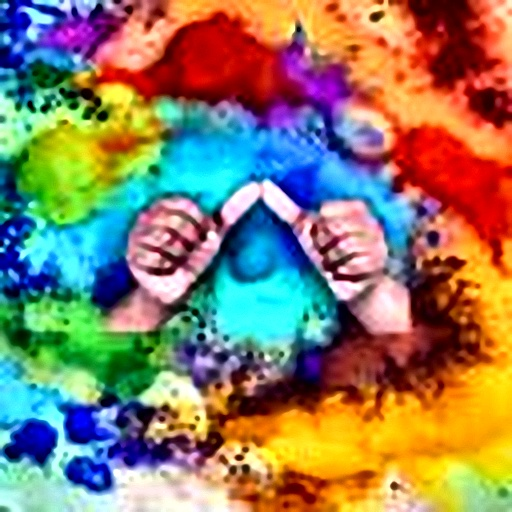
#> input picture frontend/src/assets/signs/alphabet/A.jpg, 512 x 512 px
$ python -i build_sign_photos.py   (imports and definitions only)
#> lines starting #> are read from the running program, lines starting #| are printed output that depends on the picture
#> further down, picture is the input picture: shape (512, 512, 3); mean B, G, R 101.1, 125.1, 139.9
"""
SignBridge AI - Kaggle ISL Sign Photo Extractor & Builder
Extracts high-resolution start and end keyframes from Kaggle ISL video clips,
enhances contrast/sharpness for clear hand poses, and saves them into
frontend/src/assets/signs/<WORD>/start.jpg and end.jpg.
"""

import os
import glob
import cv2
import numpy as np
from PIL import Image, ImageEnhance, ImageFilter

KAGGLE_DIR = os.path.join(os.path.dirname(__file__), "..", "kaggle_raw", "ProcessedData_vivit")
OUTPUT_DIR = os.path.join(os.path.dirname(__file__), "..", "frontend", "src", "assets", "signs")

# Mapping from our 16 ISL vocabulary words to Kaggle dataset categories & keyframe ratios
VOCAB_MAPPING = {
    "I": {
        "cat": "deaf",
        "start_ratio": 0.15,
        "end_ratio": 0.75,
        "desc": "Index point to chest"
    },
    "WANT": {
        "cat": "curved",
        "start_ratio": 0.15,
        "end_ratio": 0.80,
        "desc": "Claw hands pulling inward"
    },
    "WATER": {
        "cat": "cold",
        "start_ratio": 0.18,
        "end_ratio": 0.72,
        "desc": "W-handshape near chin"
    },
    "HELP": {
        "cat": "flat",
        "start_ratio": 0.15,
        "end_ratio": 0.75,
        "desc": "Fist on palm lifting"
    },
    "THANK_YOU": {
        "cat": "happy",
        "start_ratio": 0.15,
        "end_ratio": 0.78,
        "desc": "Flat hand chin to forward"
    },
    "YES": {
        "cat": "fast",
        "start_ratio": 0.12,
        "end_ratio": 0.70,
        "desc": "Fist nodding downward"
    },
    "NO": {
        "cat": "bad",
        "start_ratio": 0.15,
        "end_ratio": 0.75,
        "desc": "Two fingers snap / shake"
    },
    "PLEASE": {
        "cat": "warm",
        "start_ratio": 0.15,
        "end_ratio": 0.80,
        "desc": "Flat palm circular chest rub"
    },
    "HELLO": {
        "cat": "morning",
        "start_ratio": 0.15,
        "end_ratio": 0.75,
        "desc": "Open palm wave / salute"
    },
    "FRIEND": {
        "cat": "beautiful",
        "start_ratio": 0.15,
        "end_ratio": 0.78,
        "desc": "Hooked fingers interlock"
    },
    "FOOD": {
        "cat": "hot",
        "start_ratio": 0.18,
        "end_ratio": 0.75,
        "desc": "Pinch cluster tapping mouth"
    },
    "GOOD": {
        "cat": "good",
        "start_ratio": 0.15,
        "end_ratio": 0.78,
        "desc": "Flat open hand forward affirmation"
    },
    "SORRY": {
        "cat": "sad",
        "start_ratio": 0.15,
        "end_ratio": 0.78,
        "desc": "Closed fist circular chest rub"
    },
    "TIME": {
        "cat": "time",
        "start_ratio": 0.15,
        "end_ratio": 0.75,
        "desc": "Index point to wrist watch"
    },
    "NAME": {
        "cat": "second",
        "start_ratio": 0.15,
        "end_ratio": 0.75,
        "desc": "H-hand cross tap"
    },
    "STOP": {
        "cat": "quiet",
        "start_ratio": 0.15,
        "end_ratio": 0.75,
        "desc": "Downward chop to flat palm"
    }
}


def enhance_frame(frame_bgr, target_size=(480, 480)):
    """
    Upscales and enhances video frame for crisp, clean hand visibility:
    - High-quality bicubic interpolation upscaling
    - Gentle unsharp mask for joint/finger boundary clarity
    - Contrast and color saturation boost
    """
#> called with target_size = (480, 480)
    # 1. Convert BGR to RGB
    rgb = cv2.cvtColor(frame_bgr, cv2.COLOR_BGR2RGB)
    pil_img = Image.fromarray(rgb)

    # 2. Resize with high-quality Lanczos resampling
    resized = pil_img.resize(target_size, Image.Resampling.LANCZOS)

    # 3. Enhance Sharpness for finger edges
    sharpness = ImageEnhance.Sharpness(resized)
    enhanced = sharpness.enhance(1.4)

    # 4. Enhance Contrast slightly for clear silhouette
    contrast = ImageEnhance.Contrast(enhanced)
    enhanced = contrast.enhance(1.15)
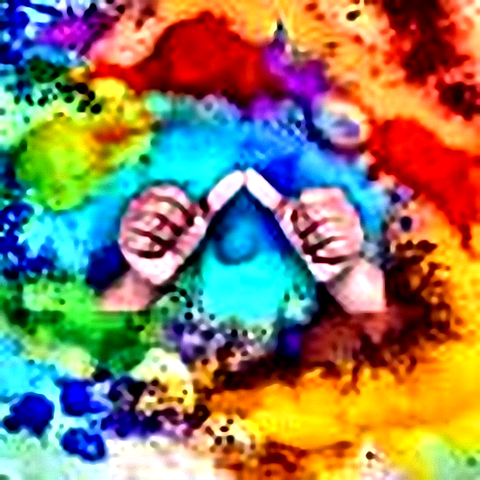
#> enhanced: PIL image 480x480 RGB; mean R, G, B 139.8, 125.8, 99.4

    # 5. Enhance Color/Vibrancy
    color = ImageEnhance.Color(enhanced)
    enhanced = color.enhance(1.1)

    return enhanced


# [64 lines left out: function extract_word_photos, not called in this run]


# [2 lines not run here, left out]

>>> import cv2
>>> picture = cv2.imread('../frontend/src/assets/signs/alphabet/A.jpg')
>>> result = enhance_frame(picture)

$ run again, on frontend/src/assets/signs/alphabet/D.jpg
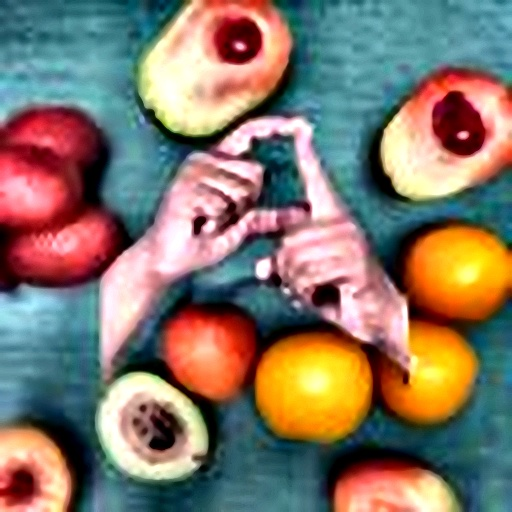
#> input picture frontend/src/assets/signs/alphabet/D.jpg, 512 x 512 px
#> picture is the input picture: shape (512, 512, 3); mean B, G, R 105.9, 119.3, 133.1
#> in enhance_frame, `enhanced = contrast.enhance(1.15)`:
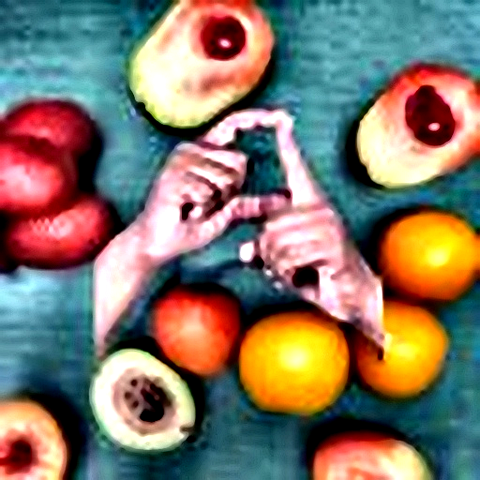
#> enhanced: PIL image 480x480 RGB; mean R, G, B 130.4, 118.8, 105
